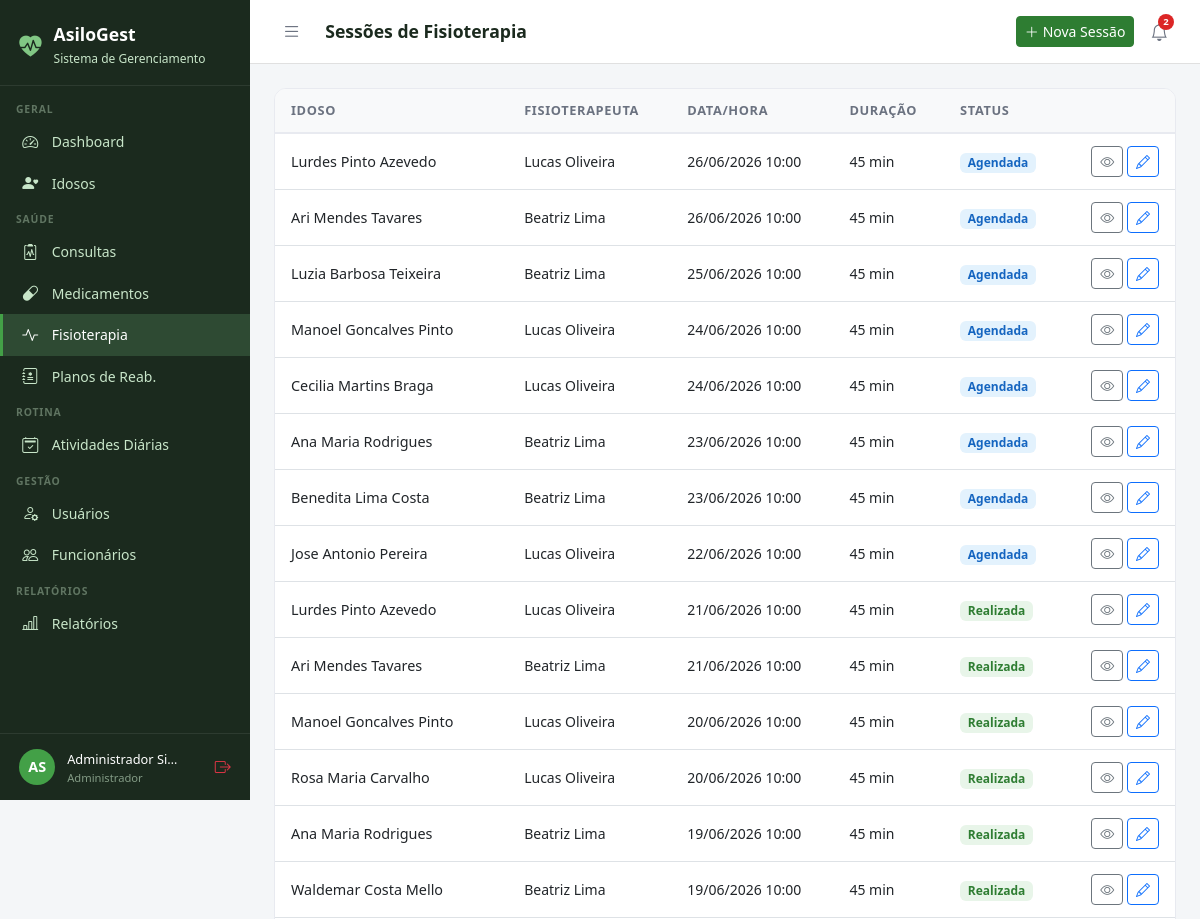
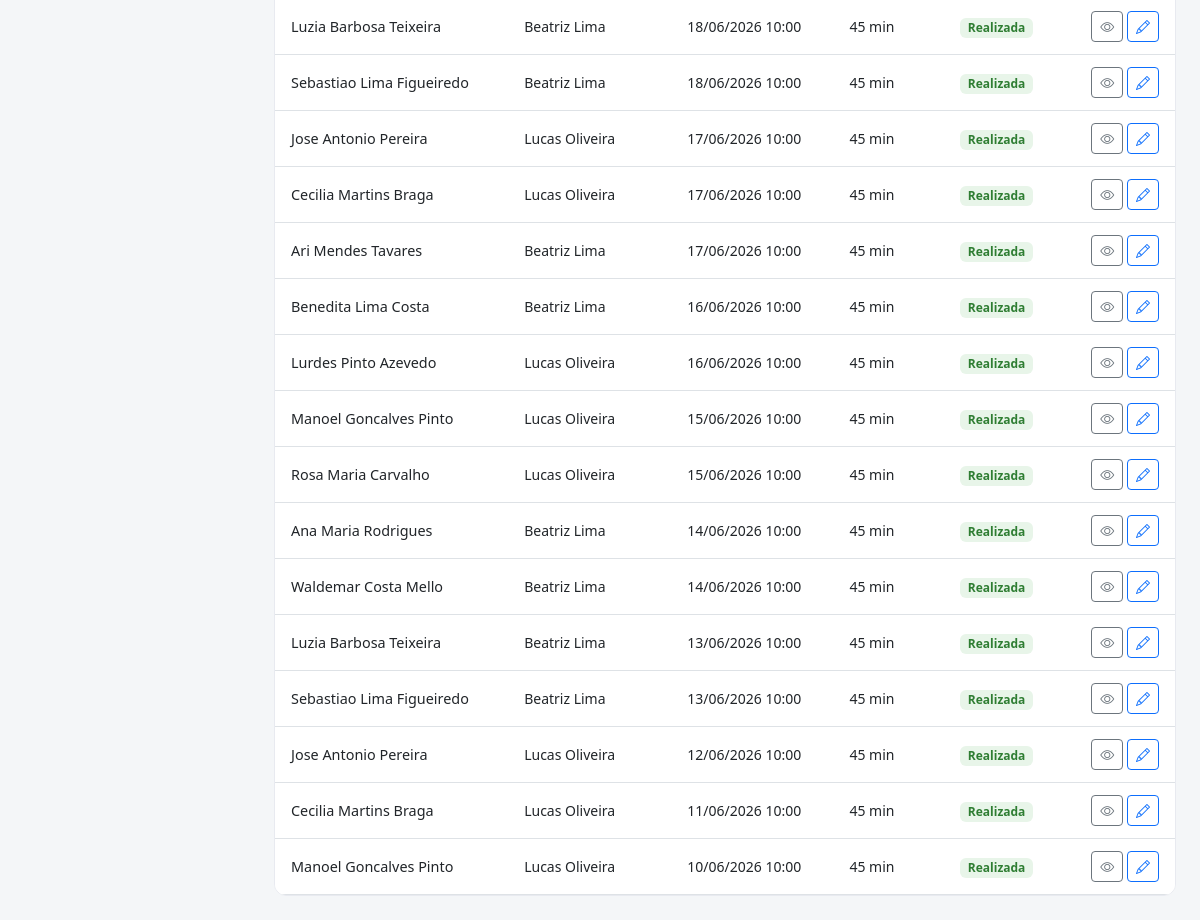
Screenshot of /fisioterapia/ (signed in) with the database file from the repository (2 pictures, top to bottom).
### core/models.py (models this page shows, shortened)
class Usuario(AbstractUser):
    PERFIL_CHOICES = [
        ('administrador', 'Administrador'),
        ('medico', 'Médico'),
        ('fisioterapeuta', 'Fisioterapeuta'),
        ('enfermeiro', 'Enfermeiro(a)'),
        ('recepcionista', 'Recepcionista'),
        ('familiar', 'Familiar do Idoso'),
    ]
    perfil = models.CharField(
        max_length=20, choices=PERFIL_CHOICES,
        default='recepcionista', verbose_name='Perfil de Acesso'
    )
    telefone = models.CharField(max_length=15, blank=True, verbose_name='Telefone')
    cpf = models.CharField(max_length=14, unique=True, null=True, blank=True, verbose_name='CPF')
    foto = models.ImageField(upload_to='usuarios/', blank=True, null=True, verbose_name='Foto')
    data_nascimento = models.DateField(null=True, blank=True, verbose_name='Data de Nascimento')
    especialidade = models.CharField(
        max_length=100, blank=True, verbose_name='Especialidade',
        help_text='Preencha para Médico ou Fisioterapeuta'
    )
    data_admissao = models.DateField(null=True, blank=True, verbose_name='Data de Admissão')
    primeiro_acesso = models.BooleanField(
        default=True, verbose_name='Primeiro Acesso',
        help_text='Usuário deve definir senha no primeiro login'
    )
    ativo = models.BooleanField(default=True, verbose_name='Ativo')
    criado_em = models.DateTimeField(auto_now_add=True)
    class Meta:
        verbose_name = 'Usuário'
        verbose_name_plural = 'Usuários'
        ordering = ['first_name', 'last_name']
    @property
    def is_administrador(self):
        return self.perfil == 'administrador' or self.is_superuser
    @property
    def is_medico(self):
        return self.perfil == 'medico'
    @property
    def is_fisioterapeuta(self):
        return self.perfil == 'fisioterapeuta'
    @property
    def is_familiar(self):
        return self.perfil == 'familiar'
    @property
    def pode_ver_saude(self):
        return (self.is_administrador or self.is_medico
                or self.is_fisioterapeuta or self.is_enfermeiro)
    @property
    def pode_cadastrar_usuarios(self):
        return self.is_administrador or self.is_recepcionista
    @property
    def pode_administrar(self):
        return self.is_administrador

### fisioterapia/models.py (models this page shows, shortened)
class SessaoFisioterapia(models.Model):
    STATUS_CHOICES = [
        ('agendada', 'Agendada'),
        ('realizada', 'Realizada'),
        ('cancelada', 'Cancelada'),
        ('falta', 'Falta do Idoso'),
    ]
    idoso = models.ForeignKey(
        Idoso, on_delete=models.CASCADE, related_name='sessoes_fisio')
    fisioterapeuta = models.ForeignKey(
        Usuario, on_delete=models.SET_NULL, null=True,
        related_name='sessoes_realizadas',
        limit_choices_to={'perfil': 'fisioterapeuta'})
    data_hora = models.DateTimeField(verbose_name='Data e Hora')
    duracao_minutos = models.IntegerField(default=45, verbose_name='Duração (min)')
    status = models.CharField(max_length=10, choices=STATUS_CHOICES, default='agendada')
    objetivo = models.CharField(max_length=200, blank=True, verbose_name='Objetivo da Sessão')
    procedimentos = models.TextField(blank=True, verbose_name='Procedimentos Realizados')
    evolucao = models.TextField(blank=True, verbose_name='Evolução do Paciente')
    observacoes = models.TextField(blank=True)
    autorizada = models.BooleanField(
        default=False, verbose_name='Autorizada pelo Médico',
        help_text='Sessão só pode ser executada após autorização médica.')
    autorizado_por = models.ForeignKey(
        Usuario, on_delete=models.SET_NULL, null=True, blank=True,
        related_name='sessoes_autorizadas',
        limit_choices_to={'perfil': 'medico'},
        verbose_name='Autorizado por')
    data_autorizacao = models.DateTimeField(
        null=True, blank=True, verbose_name='Data da Autorização')
    criado_em = models.DateTimeField(auto_now_add=True)
    class Meta:
        verbose_name = 'Sessão de Fisioterapia'
        verbose_name_plural = 'Sessões de Fisioterapia'
        ordering = ['-data_hora']

### idosos/models.py (models this page shows, shortened)
class Idoso(models.Model):
    SEXO_CHOICES = [('M', 'Masculino'), ('F', 'Feminino')]
    TIPO_SANGUINEO = [('A+','A+'),('A-','A-'),('B+','B+'),('B-','B-'),('AB+','AB+'),('AB-','AB-'),('O+','O+'),('O-','O-')]
    STATUS_CHOICES = [('ativo','Ativo'),('inativo','Inativo'),('internado','Internado'),('falecido','Falecido')]
    nome = models.CharField(max_length=150, verbose_name='Nome Completo')
    data_nascimento = models.DateField(verbose_name='Data de Nascimento')
    sexo = models.CharField(max_length=1, choices=SEXO_CHOICES)
    cpf = models.CharField(max_length=14, unique=True, null=True, blank=True)
    rg = models.CharField(max_length=20, blank=True)
    tipo_sanguineo = models.CharField(max_length=3, choices=TIPO_SANGUINEO, blank=True)
    foto = models.ImageField(upload_to='idosos/', blank=True, null=True)
    status = models.CharField(max_length=10, choices=STATUS_CHOICES, default='ativo')
    endereco = models.CharField(max_length=200, blank=True)
    cidade = models.CharField(max_length=100, blank=True)
    estado = models.CharField(max_length=2, blank=True)
    cep = models.CharField(max_length=9, blank=True)
    alergias = models.TextField(blank=True, verbose_name='Alergias')
    condicoes_medicas = models.TextField(blank=True, verbose_name='Condições Médicas')
    observacoes = models.TextField(blank=True, verbose_name='Observações Gerais')
    data_entrada = models.DateField(verbose_name='Data de Entrada')
    numero_quarto = models.CharField(max_length=10, blank=True, verbose_name='Quarto')
    criado_em = models.DateTimeField(auto_now_add=True)
    atualizado_em = models.DateTimeField(auto_now=True)
    class Meta:
        verbose_name = 'Idoso'
        verbose_name_plural = 'Idosos'
        ordering = ['nome']

### fisioterapia/views.py (the view, shortened to what this page needs)
# urls.py: path('', views.lista, name='lista'),
@login_required
def lista(request):
    user = request.user
    if not user.pode_ver_saude:
        messages.error(request, 'Acesso negado.')
        return redirect('dashboard')
    sessoes = SessaoFisioterapia.objects.select_related(
        'idoso', 'fisioterapeuta', 'autorizado_por'
    ).order_by('-data_hora')[:50]
    pendentes = SessaoFisioterapia.objects.filter(
        autorizada=False, status='agendada').count() if user.is_medico or user.is_administrador else 0
    return render(request, 'fisioterapia/lista.html', {
        'sessoes': sessoes,
        'pendentes_autorizacao': pendentes,
    })

### templates/fisioterapia/lista.html
{% extends 'base.html' %}
{% block title %}Fisioterapia{% endblock %}{% block page_title %}Sessões de Fisioterapia{% endblock %}
{% block topbar_actions %}<a href="{% url 'fisioterapia:novo' %}" class="btn btn-primary btn-sm"><i class="bi bi-plus-lg me-1"></i>Nova Sessão</a>{% endblock %}
{% block content %}
<div class="table-card"><table class="table table-hover">
<thead><tr><th>Idoso</th><th>Fisioterapeuta</th><th>Data/Hora</th><th>Duração</th><th>Status</th><th></th></tr></thead>
<tbody>{% for s in sessoes %}<tr>
  <td><div style="font-weight:500;">{{ s.idoso.nome }}</div></td>
  <td style="font-size:.875rem;">{{ s.fisioterapeuta.get_full_name|default:"–" }}</td>
  <td style="font-size:.875rem;">{{ s.data_hora|date:"d/m/Y H:i" }}</td>
  <td style="font-size:.875rem;">{{ s.duracao_minutos }} min</td>
  <td>
    {% if s.status == 'realizada' %}<span class="badge" style="background:#E8F5E9;color:#2E7D32;font-size:.75rem;">Realizada</span>
    {% elif s.status == 'agendada' %}<span class="badge" style="background:#E3F2FD;color:#1565C0;font-size:.75rem;">Agendada</span>
    {% elif s.status == 'cancelada' %}<span class="badge" style="background:#FFEBEE;color:#C62828;font-size:.75rem;">Cancelada</span>
    {% else %}<span class="badge bg-secondary" style="font-size:.75rem;">{{ s.get_status_display }}</span>{% endif %}
  </td>
  <td class="text-end">
    <a href="{% url 'fisioterapia:detalhe' s.pk %}" class="btn btn-sm btn-outline-secondary"><i class="bi bi-eye"></i></a>
    <a href="{% url 'fisioterapia:editar' s.pk %}" class="btn btn-sm btn-outline-primary"><i class="bi bi-pencil"></i></a>
  </td>
</tr>{% empty %}<tr><td colspan="6" class="text-center py-4 text-muted">Nenhuma sessão registrada.</td></tr>{% endfor %}</tbody>
</table></div>{% endblock %}

### templates/base.html (shortened to what this page needs)
<!DOCTYPE html>
<html lang="pt-br">
<head>
  <link href="https://cdn.jsdelivr.net/npm/bootstrap@5.3.0/dist/css/bootstrap.min.css" rel="stylesheet">
  <link href="https://cdn.jsdelivr.net/npm/bootstrap-icons@1.11.0/font/bootstrap-icons.css" rel="stylesheet">
</head>
<body>
{% if user.is_authenticated %}
<div id="sidebar">
  <div class="sidebar-brand">
    <i class="bi bi-heart-pulse-fill" style="color:#81C784;font-size:1.4rem;"></i>
    <div>
      <h5 style="margin:0;">AsiloGest</h5>
      <small>Sistema de Gerenciamento</small>
    </div>
  </div>
  <nav class="sidebar-nav">
    <div class="nav-section">Geral</div>
    <a href="{% url 'dashboard' %}" class="sidebar-link {% if request.resolver_match.url_name == 'dashboard' %}active{% endif %}">
      <i class="bi bi-speedometer2"></i> Dashboard
    </a>
    <a href="{% url 'idosos:lista' %}" class="sidebar-link">
      <i class="bi bi-person-heart"></i>
      {% if user.is_familiar %}Meus Familiares{% else %}Idosos{% endif %}
    </a>
    {% if user.pode_ver_saude or user.is_familiar %}
    <div class="nav-section">Saúde</div>
    <a href="{% url 'consultas:lista' %}" class="sidebar-link">
      <i class="bi bi-clipboard2-pulse"></i> Consultas
    </a>
    <a href="{% url 'medicamentos:lista' %}" class="sidebar-link">
      <i class="bi bi-capsule"></i> Medicamentos
    </a>
    <a href="{% url 'fisioterapia:lista' %}" class="sidebar-link">
      <i class="bi bi-activity"></i> Fisioterapia
    </a>
    {% if user.pode_ver_saude and not user.is_familiar %}
    <a href="{% url 'fisioterapia:planos_lista' %}" class="sidebar-link">
      <i class="bi bi-journal-medical"></i> Planos de Reab.
    </a>
    {% endif %}
    {% endif %}
    <div class="nav-section">Rotina</div>
    <a href="{% url 'atividades:lista' %}" class="sidebar-link">
      <i class="bi bi-calendar2-check"></i> Atividades Diárias
    </a>
    {% if user.pode_cadastrar_usuarios %}
    <div class="nav-section">Gestão</div>
    <a href="{% url 'usuarios_lista' %}" class="sidebar-link">
      <i class="bi bi-person-gear"></i> Usuários
    </a>
    {% endif %}
    {% if user.pode_administrar %}
    <a href="{% url 'funcionarios:lista' %}" class="sidebar-link">
      <i class="bi bi-people"></i> Funcionários
    </a>
    {% endif %}
    {% if user.pode_ver_saude or user.pode_administrar %}
    <div class="nav-section">Relatórios</div>
    <a href="{% url 'relatorios:lista' %}" class="sidebar-link">
      <i class="bi bi-bar-chart-line"></i> Relatórios
    </a>
    {% endif %}
  </nav>
  <div class="sidebar-user">
    <div class="avatar">{{ user.first_name|first|upper }}{{ user.last_name|first|upper }}</div>
    <div class="info" style="min-width:0;flex:1;">
      <span>{{ user.get_full_name|truncatechars:18 }}</span>
      <small>{{ user.get_perfil_display }}</small>
    </div>
    <a href="{% url 'logout' %}" class="text-danger" title="Sair" style="flex-shrink:0;">
      <i class="bi bi-box-arrow-right"></i>
    </a>
  </div>
</div>
<div id="main">
  <div class="topbar">
    <div class="topbar-left">
      <button class="btn-toggle-sidebar" onclick="toggleSidebar()" title="Menu">
        <i class="bi bi-list"></i>
      </button>
      <h4>{% block page_title %}{% endblock %}</h4>
    </div>
    <div class="d-flex align-items-center gap-2">
      {% block topbar_actions %}{% endblock %}
      <div style="position:relative;">
        <button class="notif-btn" id="notifBtn" onclick="toggleNotif()" title="Notificações">
          <i class="bi bi-bell"></i>
          {% if notif_count %}
          <span class="notif-badge">{{ notif_count }}</span>
          {% endif %}
        </button>
      </div>
    </div>
  </div>
  <div class="content">
    {% block content %}{% endblock %}
  </div>
</div>
{% else %}
{% block full_content %}{% endblock %}
{% endif %}
</body>
</html>

### templates/base.html (style rules this page uses)
:root { --sidebar-width: 250px; --primary: #2E7D32; --primary-light: #43A047; --accent: #1565C0; --bg-sidebar: #1B2A1E; --bg-sidebar-hover: #2E4A33; --text-sidebar: #C8E6C9; --transition: 0.3s ease; }
body { background: #F4F6F8; font-family: 'Segoe UI', sans-serif; }
#sidebar { position: fixed; top: 0; left: 0; width: var(--sidebar-width); height: 100vh; background: var(--bg-sidebar); z-index: 1000; display: flex; flex-direction: column; overflow-y: auto; transition: transform var(--transition); }
.sidebar-brand { padding: 1.5rem 1.2rem 1rem; border-bottom: 1px solid rgba(255,255,255,0.08); display: flex; align-items: center; gap: .75rem; }
.sidebar-brand h5 { color: #fff; font-weight: 700; margin: 0; font-size: 1.1rem; }
.sidebar-brand small { color: var(--text-sidebar); font-size: .75rem; }
.sidebar-nav { padding: .5rem 0; flex: 1; }
.nav-section { padding: .5rem 1rem .2rem; color: rgba(200,230,201,.4); font-size: .65rem; font-weight: 700; letter-spacing: .08em; text-transform: uppercase; }
.sidebar-link { display: flex; align-items: center; gap: .65rem; padding: .55rem 1.2rem; color: var(--text-sidebar); text-decoration: none; font-size: .875rem; transition: all .2s; border-left: 3px solid transparent; }
.sidebar-link:hover, .sidebar-link.active { background: var(--bg-sidebar-hover); color: #fff; border-left-color: var(--primary-light); }
.sidebar-link i { font-size: 1rem; width: 1.2rem; }
.sidebar-user { padding: .8rem 1.2rem; border-top: 1px solid rgba(255,255,255,0.08); display: flex; align-items: center; gap: .75rem; }
.sidebar-user .avatar { width: 36px; height: 36px; background: var(--primary-light); border-radius: 50%; display: flex; align-items: center; justify-content: center; color: #fff; font-weight: 700; font-size: .9rem; flex-shrink: 0; }
.sidebar-user .info small { color: rgba(200,230,201,.6); font-size: .7rem; display: block; }
.sidebar-user .info span { color: #fff; font-size: .8rem; }
#main { margin-left: var(--sidebar-width); min-height: 100vh; display: flex; flex-direction: column; transition: margin-left var(--transition); }
.topbar { background: #fff; border-bottom: 1px solid #E0E0E0; padding: .75rem 1.5rem; display: flex; align-items: center; justify-content: space-between; position: sticky; top: 0; z-index: 999; }
.topbar-left { display: flex; align-items: center; gap: 1rem; }
.topbar h4 { margin: 0; font-size: 1.1rem; font-weight: 600; color: #1B2A1E; }
.btn-toggle-sidebar { background: none; border: none; padding: .4rem .5rem; color: #6B7280; cursor: pointer; border-radius: 6px; font-size: 1.2rem; line-height: 1; transition: background .2s, color .2s; }
.notif-btn { position: relative; background: none; border: none; padding: .4rem .5rem; color: #6B7280; cursor: pointer; border-radius: 6px; font-size: 1.1rem; transition: background .2s, color .2s; }
.notif-badge { position: absolute; top: 2px; right: 2px; background: #DC2626; color: #fff; font-size: .6rem; font-weight: 700; min-width: 16px; height: 16px; border-radius: 8px; padding: 0 4px; display: flex; align-items: center; justify-content: center; }
.content { padding: 1.5rem; flex: 1; }
.table-card { background: #fff; border-radius: 12px; border: 1px solid #E8EAF0; overflow: hidden; }
.table-card .table { margin: 0; }
.table thead th { background: #F8F9FA; border-bottom: 2px solid #E8EAF0; font-size: .8rem; font-weight: 600; color: #6B7280; text-transform: uppercase; letter-spacing: .05em; padding: .75rem 1rem; }
.table td { padding: .75rem 1rem; vertical-align: middle; font-size: .9rem; }
.btn-primary { background: var(--primary); border-color: var(--primary); }

### rows the page displays
Usuario: first_name|first "A", last_name|first "S", get_full_name "Administrador Si…", perfil "Administrador"
SessaoFisioterapia: idoso.nome "Lurdes Pinto Azevedo", fisioterapeuta.get_full_name "Lucas Oliveira", data_hora "26/06/2026 10:00", duracao_minutos "45", status "Agendada"
SessaoFisioterapia: idoso.nome "Ari Mendes Tavares", fisioterapeuta.get_full_name "Beatriz Lima", data_hora "26/06/2026 10:00", duracao_minutos "45", status "Agendada"
SessaoFisioterapia: idoso.nome "Luzia Barbosa Teixeira", fisioterapeuta.get_full_name "Beatriz Lima", data_hora "25/06/2026 10:00", duracao_minutos "45", status "Agendada"
SessaoFisioterapia: idoso.nome "Manoel Goncalves Pinto", fisioterapeuta.get_full_name "Lucas Oliveira", data_hora "24/06/2026 10:00", duracao_minutos "45", status "Agendada"
SessaoFisioterapia: idoso.nome "Cecilia Martins Braga", fisioterapeuta.get_full_name "Lucas Oliveira", data_hora "24/06/2026 10:00", duracao_minutos "45", status "Agendada"
SessaoFisioterapia: idoso.nome "Ana Maria Rodrigues", fisioterapeuta.get_full_name "Beatriz Lima", data_hora "23/06/2026 10:00", duracao_minutos "45", status "Agendada"
SessaoFisioterapia: idoso.nome "Benedita Lima Costa", fisioterapeuta.get_full_name "Beatriz Lima", data_hora "23/06/2026 10:00", duracao_minutos "45", status "Agendada"
SessaoFisioterapia: idoso.nome "Jose Antonio Pereira", fisioterapeuta.get_full_name "Lucas Oliveira", data_hora "22/06/2026 10:00", duracao_minutos "45", status "Agendada"
SessaoFisioterapia: idoso.nome "Lurdes Pinto Azevedo", fisioterapeuta.get_full_name "Lucas Oliveira", data_hora "21/06/2026 10:00", duracao_minutos "45", status "Realizada"
SessaoFisioterapia: idoso.nome "Ari Mendes Tavares", fisioterapeuta.get_full_name "Beatriz Lima", data_hora "21/06/2026 10:00", duracao_minutos "45", status "Realizada"
SessaoFisioterapia: idoso.nome "Manoel Goncalves Pinto", fisioterapeuta.get_full_name "Lucas Oliveira", data_hora "20/06/2026 10:00", duracao_minutos "45", status "Realizada"
SessaoFisioterapia: idoso.nome "Rosa Maria Carvalho", fisioterapeuta.get_full_name "Lucas Oliveira", data_hora "20/06/2026 10:00", duracao_minutos "45", status "Realizada"
SessaoFisioterapia: idoso.nome "Ana Maria Rodrigues", fisioterapeuta.get_full_name "Beatriz Lima", data_hora "19/06/2026 10:00", duracao_minutos "45", status "Realizada"
SessaoFisioterapia: idoso.nome "Waldemar Costa Mello", fisioterapeuta.get_full_name "Beatriz Lima", data_hora "19/06/2026 10:00", duracao_minutos "45", status "Realizada"
SessaoFisioterapia: idoso.nome "Luzia Barbosa Teixeira", fisioterapeuta.get_full_name "Beatriz Lima", data_hora "18/06/2026 10:00", duracao_minutos "45", status "Realizada"
SessaoFisioterapia: idoso.nome "Sebastiao Lima Figueiredo", fisioterapeuta.get_full_name "Beatriz Lima", data_hora "18/06/2026 10:00", duracao_minutos "45", status "Realizada"
SessaoFisioterapia: idoso.nome "Jose Antonio Pereira", fisioterapeuta.get_full_name "Lucas Oliveira", data_hora "17/06/2026 10:00", duracao_minutos "45", status "Realizada"
SessaoFisioterapia: idoso.nome "Cecilia Martins Braga", fisioterapeuta.get_full_name "Lucas Oliveira", data_hora "17/06/2026 10:00", duracao_minutos "45", status "Realizada"
SessaoFisioterapia: idoso.nome "Ari Mendes Tavares", fisioterapeuta.get_full_name "Beatriz Lima", data_hora "17/06/2026 10:00", duracao_minutos "45", status "Realizada"
SessaoFisioterapia: idoso.nome "Benedita Lima Costa", fisioterapeuta.get_full_name "Beatriz Lima", data_hora "16/06/2026 10:00", duracao_minutos "45", status "Realizada"
SessaoFisioterapia: idoso.nome "Lurdes Pinto Azevedo", fisioterapeuta.get_full_name "Lucas Oliveira", data_hora "16/06/2026 10:00", duracao_minutos "45", status "Realizada"
SessaoFisioterapia: idoso.nome "Manoel Goncalves Pinto", fisioterapeuta.get_full_name "Lucas Oliveira", data_hora "15/06/2026 10:00", duracao_minutos "45", status "Realizada"
SessaoFisioterapia: idoso.nome "Rosa Maria Carvalho", fisioterapeuta.get_full_name "Lucas Oliveira", data_hora "15/06/2026 10:00", duracao_minutos "45", status "Realizada"
SessaoFisioterapia: idoso.nome "Ana Maria Rodrigues", fisioterapeuta.get_full_name "Beatriz Lima", data_hora "14/06/2026 10:00", duracao_minutos "45", status "Realizada"
SessaoFisioterapia: idoso.nome "Waldemar Costa Mello", fisioterapeuta.get_full_name "Beatriz Lima", data_hora "14/06/2026 10:00", duracao_minutos "45", status "Realizada"
SessaoFisioterapia: idoso.nome "Luzia Barbosa Teixeira", fisioterapeuta.get_full_name "Beatriz Lima", data_hora "13/06/2026 10:00", duracao_minutos "45", status "Realizada"
SessaoFisioterapia: idoso.nome "Sebastiao Lima Figueiredo", fisioterapeuta.get_full_name "Beatriz Lima", data_hora "13/06/2026 10:00", duracao_minutos "45", status "Realizada"
SessaoFisioterapia: idoso.nome "Jose Antonio Pereira", fisioterapeuta.get_full_name "Lucas Oliveira", data_hora "12/06/2026 10:00", duracao_minutos "45", status "Realizada"
SessaoFisioterapia: idoso.nome "Cecilia Martins Braga", fisioterapeuta.get_full_name "Lucas Oliveira", data_hora "11/06/2026 10:00", duracao_minutos "45", status "Realizada"
SessaoFisioterapia: idoso.nome "Manoel Goncalves Pinto", fisioterapeuta.get_full_name "Lucas Oliveira", data_hora "10/06/2026 10:00", duracao_minutos "45", status "Realizada"

### other values shown
{{ notif_count }} "2"
